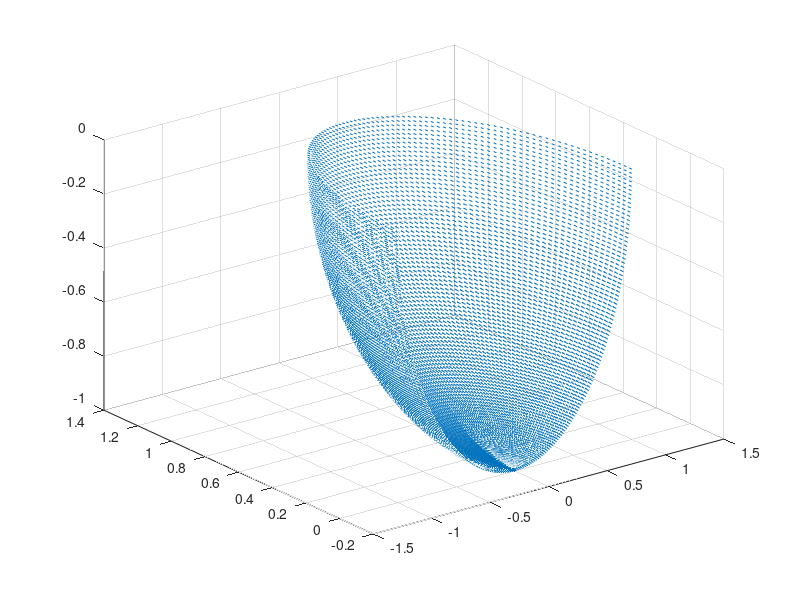

The MATLAB source for this figure:
clearvars
P = 1
E0 = 8.854187817*10^(-12)
R=linspace(1, 1);
Phi=linspace(0,-pi/2);
Theta=linspace(0,pi);
[Phi,Theta]=meshgrid(Phi,Theta);
R = meshgrid(R);
[X,Y,Z]=sph2cart(Theta,Phi,R);
f = @(R, Theta, Phi) ((P./(2*pi.*E0.*R.^3))*(sin(Theta).*cos(Phi)+(sin(Phi)/2)-(cos(Theta).*cos(Phi))./2));
f1 = @(R, Theta, Phi)((P./(2*pi.*E0.*R.^3))*(sin(Theta).*sin(Phi)))
f2 = @(R, Theta, Phi)((P./(2*pi.*E0.*R.^3))*(cos(Phi)./2));
f3 = @(R, Theta, Phi)((P./(2*pi.*E0.*R.^3))*-(sin(Theta).*sin(Phi))./2);
[XX,YY,ZZ]=sph2cart(f1(R, Theta, Phi),f2(R, Theta, Phi),f3(R, Theta, Phi));
% Z=R*sin(Phi);
% X=R*cos(Phi).*cos(Theta);
% Y=R*cos(Phi).*sin(Theta);
quiver3(X,Y,Z, f1(R, Theta, Phi),f2(R, Theta, Phi),f3(R, Theta, Phi))
hold all
%contour3(X, Y, Z, f1(R, Theta, Phi),f2(R, Theta, Phi),f3(R, Theta, Phi))